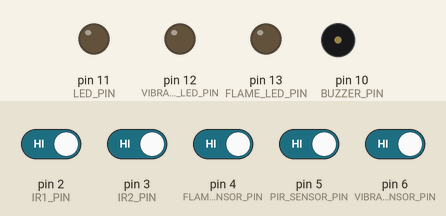
This sketch was run on a simulated Arduino Uno, built with avr-gcc and run on an emulated ATmega328P. Parts: output pins drawn as LEDs (lit = HIGH), buzzer (waves = sounding, pin HIGH). Dashed ring = blinking. The inputs (shaded band) are chosen by the test bench; at power-on: pin 2 (IR1_PIN), pin 3 (IR2_PIN), pin 4 (FLAME_SENSOR_PIN), pin 5 (PIR_SENSOR_PIN), pin 6 (VIBRATION_SENSOR_PIN) HIGH.

Above: at 1.2 s.
1.3 s: pin 4 (FLAME_SENSOR_PIN) driven LOW
At 1.92 s:
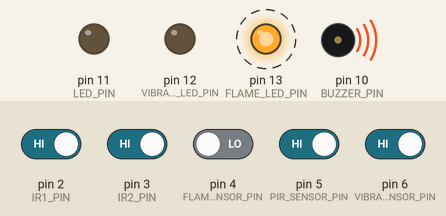
4.3 s: pin 6 (VIBRATION_SENSOR_PIN) driven LOW
At 4.62 s:
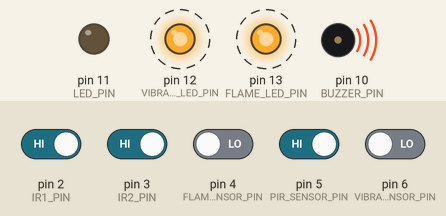
7.3 s: pin 6 (VIBRATION_SENSOR_PIN) driven HIGH
At 7.55 s:
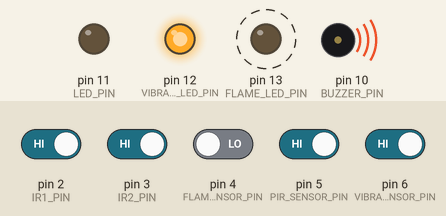
10.3 s: pin 4 (FLAME_SENSOR_PIN) driven HIGH
At 11.6 s:
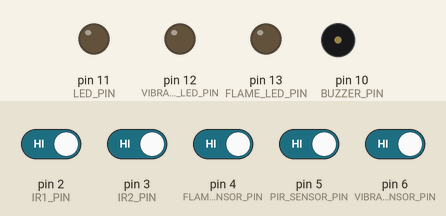
11.9 s: pin 6 (VIBRATION_SENSOR_PIN) driven LOW
At 12.0 s:
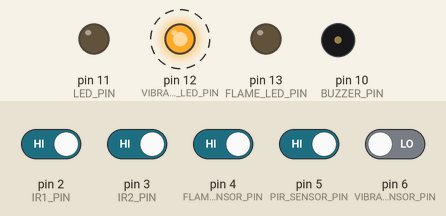
14.9 s: pin 2 (IR1_PIN) driven LOW and pin 3 (IR2_PIN) driven LOW
At 15.03 s:
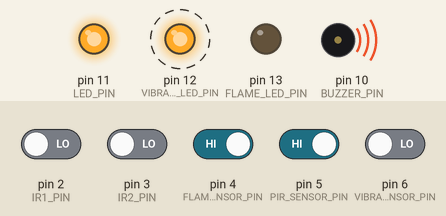
Timing chart, 0 to 18.9 s (numbered marks = the images above; inputs shaded):
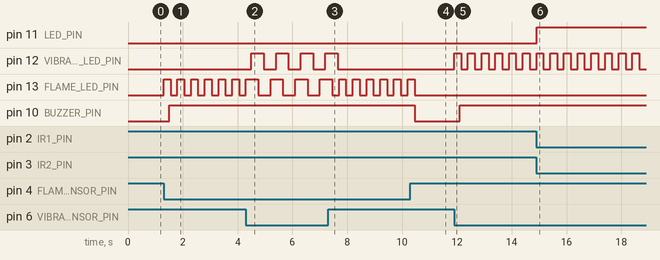

Measured:
- after the input at 1.3 s, pin 13 (FLAME_LED_PIN): alternates HIGH for 0.25 s and LOW for 0.25 s, starting at once; pin 10 (BUZZER_PIN): LOW → HIGH after 0.20 s
- after the input at 4.3 s, pin 12 (VIBRATION_LED_PIN): alternates HIGH for 0.45 s and LOW for 0.45 s, starting after 0.20 s; pin 13 (FLAME_LED_PIN): alternates HIGH for 0.45 s and LOW for 0.45 s, starting after 0.45 s
- after the input at 7.3 s, pin 12 (VIBRATION_LED_PIN): goes on until 7.7 s, then stays LOW; pin 13 (FLAME_LED_PIN): alternates HIGH for 0.25 s and LOW for 0.25 s, starting after 0.40 s
- after the input at 10.3 s, pin 13 (FLAME_LED_PIN): goes on until 10.5 s, then stays LOW; pin 10 (BUZZER_PIN): HIGH → LOW after 0.15 s
- after the input at 11.9 s, pin 12 (VIBRATION_LED_PIN): alternates HIGH for 0.25 s and LOW for 0.25 s, starting at once; pin 10 (BUZZER_PIN): LOW → HIGH after 0.21 s
- after the input at 14.9 s, pin 11 (LED_PIN): LOW → HIGH at once

The sketch:

sketch_apr4a.ino
```cpp
#include <Arduino.h>
#include<SPI.h>
#include<MFRC522.h>
#include <Wire.h>
#include <LiquidCrystal_I2C.h>


// Define pins
const int IR1_PIN = 2;    // PD2
const int IR2_PIN = 3;    // PD3
const int LED_PIN = 11;   // PB3
const int FLAME_LED_PIN = 13;  // PB5
const int VIBRATION_LED_PIN = 12; // PB4
const int FLAME_SENSOR_PIN = 4;  // PD4
const int VIBRATION_SENSOR_PIN = 6; // PD6
const int PIR_SENSOR_PIN = 5;   // PD5
const int BUZZER_PIN = 10;      // PB2
#define RSTPIN 9
#define SSPIN 10
MFRC522 rc(SSPIN, RSTPIN);
LiquidCrystal_I2C lcd(0x27, 16, 2);
void setup() {
    // Set outputs (LEDs + buzzer)
    pinMode(LED_PIN, OUTPUT);
    pinMode(FLAME_LED_PIN, OUTPUT);
    pinMode(VIBRATION_LED_PIN, OUTPUT);
    pinMode(BUZZER_PIN, OUTPUT);

    // Set inputs (sensors)
    pinMode(FLAME_SENSOR_PIN, INPUT_PULLUP);
    pinMode(VIBRATION_SENSOR_PIN, INPUT_PULLUP);
    pinMode(PIR_SENSOR_PIN, INPUT_PULLUP);
    pinMode(IR1_PIN, INPUT_PULLUP);
    pinMode(IR2_PIN, INPUT_PULLUP);
    // Initialize all outputs to LOW
    digitalWrite(LED_PIN, LOW);
    digitalWrite(FLAME_LED_PIN, LOW);
    digitalWrite(VIBRATION_LED_PIN, LOW);
    digitalWrite(BUZZER_PIN, LOW);
    }
    void loop() {
    bool buzzer_active = false;
    bool led_active = false;

    // Read sensor states
    bool pir_status = digitalRead(PIR_SENSOR_PIN);
    bool ir1_status = digitalRead(IR1_PIN);
    bool ir2_status = digitalRead(IR2_PIN);

    // IR Sensor Logic
    if (ir1_status == LOW && ir2_status == LOW) {
        // Both IR sensors triggered
        led_active = true;
        buzzer_active = true;
    }
    // All other cases (one or none triggered)
    // LED and buzzer remain OFF (default state)

    // Set LED state
    digitalWrite(LED_PIN, led_active ? HIGH : LOW);

    // Check Flame sensor
    if (digitalRead(FLAME_SENSOR_PIN) == LOW) {
        digitalWrite(FLAME_LED_PIN, !digitalRead(FLAME_LED_PIN)); // Toggle LED
        buzzer_active = true;
        delay(200); // Blink delay
    } else {
        digitalWrite(FLAME_LED_PIN, LOW);
    }

    // Check Vibration sensor
    if (digitalRead(VIBRATION_SENSOR_PIN) == LOW) {
        digitalWrite(VIBRATION_LED_PIN, !digitalRead(VIBRATION_LED_PIN)); // Toggle LED
        buzzer_active = true;
        delay(200); // Blink delay
    } else {
        digitalWrite(VIBRATION_LED_PIN, LOW);
    }

    // Buzzer control
    digitalWrite(BUZZER_PIN, buzzer_active ? HIGH : LOW);

    delay(50); // Small delay to reduce CPU load
}
```
